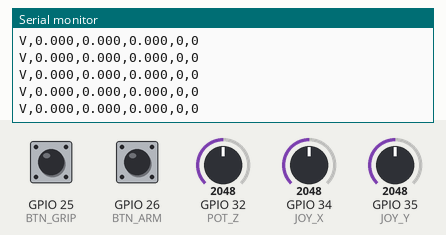
Recording of a sketch running on a simulated ESP32. Shown: the last lines printed to the serial monitor. The inputs (shaded band) are chosen by the test bench; at power-on: GPIO 32 (POT_Z) = 2048, GPIO 34 (JOY_X) = 2048, GPIO 35 (JOY_Y) = 2048, GPIO 25 (BTN_GRIP) HIGH, GPIO 26 (BTN_ARM) HIGH (analog values on the 0–4095 scale).

Above: at 2.2 s.
2.3 s: GPIO 32 (POT_Z) set to 2866
At 3.4 s:
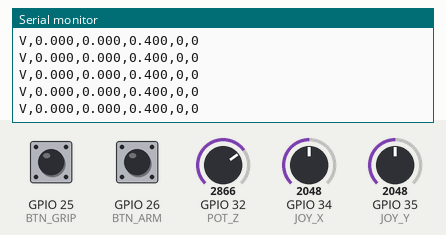
3.8 s: GPIO 34 (JOY_X) set to 2866
At 4.6 s:
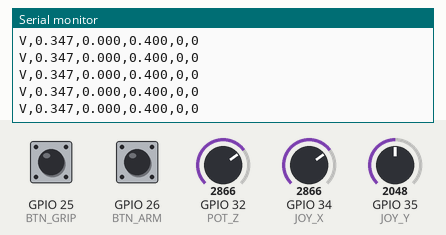
5.3 s: GPIO 35 (JOY_Y) set to 2866
At 6.3 s:
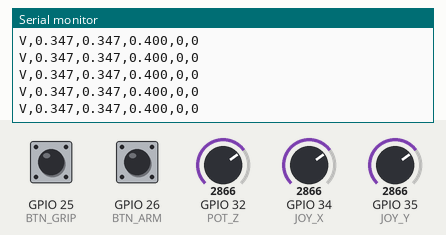
6.8 s: GPIO 32 (POT_Z) set to 3603
At 7.9 s:
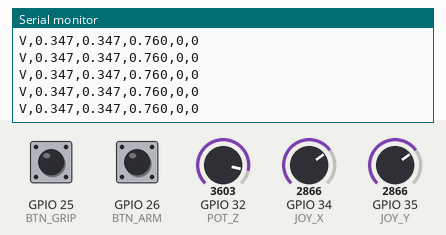
8.3 s: GPIO 34 (JOY_X) set to 3603
At 8.8 s:
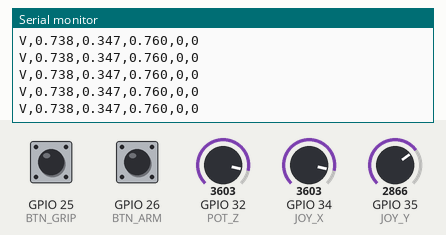
9.8 s: GPIO 35 (JOY_Y) set to 3603
At 10.8 s:
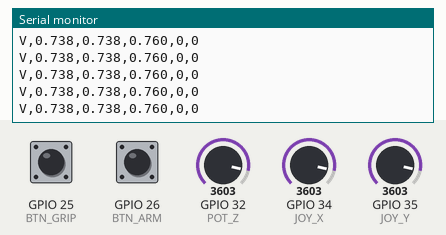
Timing chart, 0 to 12.3 s (numbered marks = the images above; inputs shaded):
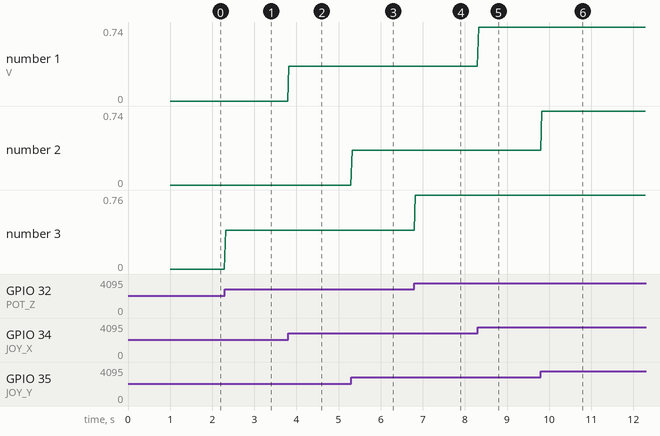

The sketch:

baxter_controller.ino
```cpp
/*
  BAXTER - Consola de mandos ESP32
  ---------------------------------
  Protocolo USB serial:
      V,x,y,z,grip,arm

  x, y, z = -1.0 ... +1.0
  grip     = 0 abierto / 1 cerrado
  arm      = 0 izquierdo / 1 derecho

  Hardware:
      Joystick X  -> GPIO34 (ADC)
      Joystick Y  -> GPIO35 (ADC)
      Potenciómetro Z -> GPIO32 (ADC)

      Botón GRIP -> GPIO25
      Botón ARM  -> GPIO26

  Todos los botones se conectan entre GPIO y GND.
*/

const int JOY_X = 34;
const int JOY_Y = 35;
const int POT_Z = 32;

const int BTN_GRIP = 25;
const int BTN_ARM  = 26;

bool gripClosed = false;
bool rightArm = false;

bool lastGripReading = HIGH;
bool lastArmReading = HIGH;

unsigned long lastGripDebounce = 0;
unsigned long lastArmDebounce = 0;

const unsigned long DEBOUNCE_MS = 40;
const unsigned long SEND_PERIOD_MS = 30;

unsigned long lastSend = 0;

float normalizeADC(int value, int center = 2048) {
  float v = ((float)value - center) / 2048.0;

  if (fabs(v) < 0.08) {
    return 0.0;
  }

  if (v > 0.0) {
    v = (v - 0.08) / 0.92;
  } else {
    v = (v + 0.08) / 0.92;
  }

  if (v > 1.0) v = 1.0;
  if (v < -1.0) v = -1.0;

  return v;
}

float normalizePot(int value) {
  // Potenciómetro completo: 0..4095 -> -1..+1
  float v = ((float)value / 4095.0) * 2.0 - 1.0;

  if (fabs(v) < 0.05) {
    v = 0.0;
  }

  return constrain(v, -1.0, 1.0);
}

void readButtons() {
  bool gripReading = digitalRead(BTN_GRIP);
  bool armReading = digitalRead(BTN_ARM);

  if (gripReading != lastGripReading) {
    lastGripDebounce = millis();
  }

  if ((millis() - lastGripDebounce) > DEBOUNCE_MS) {
    if (gripReading == LOW && lastGripReading == HIGH) {
      gripClosed = !gripClosed;
    }
  }

  if (armReading != lastArmReading) {
    lastArmDebounce = millis();
  }

  if ((millis() - lastArmDebounce) > DEBOUNCE_MS) {
    if (armReading == LOW && lastArmReading == HIGH) {
      rightArm = !rightArm;
    }
  }

  lastGripReading = gripReading;
  lastArmReading = armReading;
}

void sendCommand() {
  int rawX = analogRead(JOY_X);
  int rawY = analogRead(JOY_Y);
  int rawZ = analogRead(POT_Z);

  float x = normalizeADC(rawX);
  float y = normalizeADC(rawY);
  float z = normalizePot(rawZ);

  Serial.print("V,");
  Serial.print(x, 3);
  Serial.print(",");
  Serial.print(y, 3);
  Serial.print(",");
  Serial.print(z, 3);
  Serial.print(",");
  Serial.print(gripClosed ? 1 : 0);
  Serial.print(",");
  Serial.println(rightArm ? 1 : 0);
}

void setup() {
  Serial.begin(115200);

  pinMode(BTN_GRIP, INPUT_PULLUP);
  pinMode(BTN_ARM, INPUT_PULLUP);

  analogReadResolution(12);

  delay(1000);
  Serial.println("BAXTER_ESP32_READY");
}

void loop() {
  readButtons();

  if (millis() - lastSend >= SEND_PERIOD_MS) {
    lastSend = millis();
    sendCommand();
  }

  delay(2);
}
```

Measured:
- after the input at 2.3 s, the serial monitor: prints a new line at once (image 1)
- after the input at 3.8 s, the serial monitor: prints a new line at once (image 2)
- after the input at 5.3 s, the serial monitor: prints a new line at once (image 3)
- after the input at 6.8 s, the serial monitor: prints a new line at once (image 4)
- after the input at 8.3 s, the serial monitor: prints a new line at once (image 5)
- after the input at 9.8 s, the serial monitor: prints a new line at once (image 6)
- plotted number 1: 0 → 0.35 after the input at 3.8 s, 0.35 → 0.74 after the input at 8.3 s
- plotted number 3: 0 → 0.4 after the input at 2.3 s, 0.4 → 0.76 after the input at 6.8 s
